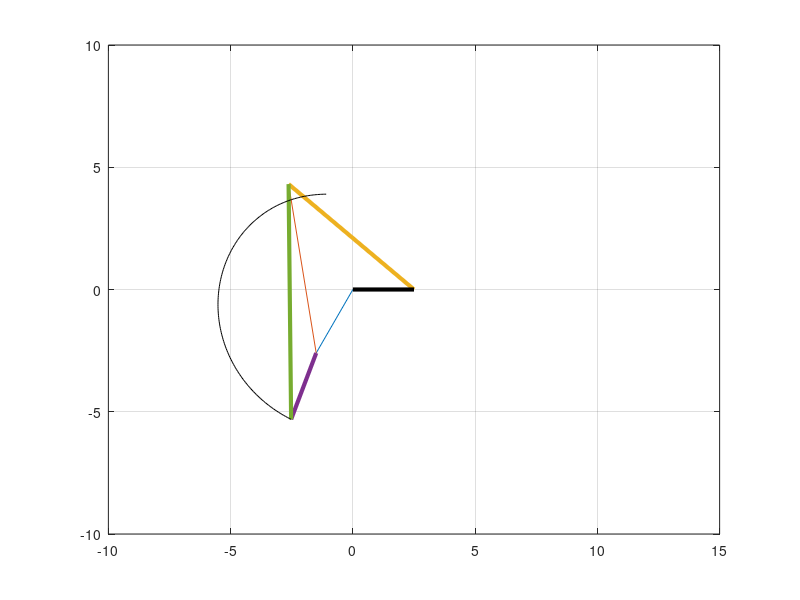

MATLAB code for this plot:
%FOUR BAR LINKAGE MECHANISM

clear all
close all

L0 = 2.5;
L1 = 3.0;
L2 = 7.0;
L3 = 6.7;

L_AP = 2.9;
alpha = 150;

theta2 = 60:1:240;
figure(1);
hold on; % Add this to keep the plot open for the path tracing

% Initialize arrays to store the path of point P
path_Px = [];
path_Py = [];

for i = 1:length(theta2)
    
  if theta2(i) > 360
   theta2(i) = theta2(i)-360;
  end
  
   AC(i) = sqrt(L0^2 + L1^2 - 2*L0*L1*cosd(theta2(i)));
   beta(i) = acosd((L0^2 + AC(i)^2 - L1^2) / (2*L0*AC(i)));
   psi(i) = acosd((L2^2 + AC(i)^2 - L3^2) / (2*L2*AC(i)));
   lamda(i) = acosd((L3^2 + AC(i)^2 - L2^2) / (2*L3*AC(i)));
   
   theta3(i) = psi(i) - beta(i);
   theta4(i) = 180 - lamda(i) - beta(i);
   
   if theta2(i) > 180
       theta3(i) = psi(i) + beta(i);
       theta4(i) = 180 - lamda(i) + beta(i);
   end
   
   %Define the joints position
   Ox(i) = 0;
   Oy(i) = 0;
   
   Ax(i) = Ox(i) + L1*cosd(theta2(i));
   Ay(i) = Oy(i) + L1*sind(theta2(i));
   
   Bx(i) = Ox(i) + Ax(i) + L2*cosd(theta3(i));
   By(i) = Oy(i) + Ay(i) + L2*sind(theta3(i));
   
   Cx(i) = L0;
   Cy(i) = 0;
   
   Px(i) = Ox(i) + Ax(i) + L_AP*cosd(alpha+theta3(i));
   Py(i) = Oy(i) + Ay(i) + L_AP*sind(alpha+theta3(i));

   %Store the point P coordinates in the path arrays
   path_Px = [path_Px, Px(i)];
   path_Py = [path_Py, Py(i)];
   
   
   r = [ L2*cosd(theta3(i)), -L3*cosd(theta4(i));...
         L2*sind(theta3(i)), -L3*sind(theta4(i)) ];
    
   v = [ -L1*alpha*cosd(theta2(i)); -L1*alpha*sind(theta2(i))];
   
   w(i,:) = inv(r)*v;
   om2(i) = w(i,1);
   om4(i) = w(i,2);
   
   alpha_dot(i) = - (L1*om2(i)*cosd(theta2(i)) - L3*om4(i)*cosd(theta4(i)))/ ...
                    (L2*cosd(alpha) + L_AP*cosd(alpha));
                
   V_Px(i) = alpha_dot(i)*Px(i);
   V_Py(i) = alpha_dot(i)*Py(i);

   plot( [Ox(i) Ax(i)], [Oy(i) Ay(i)], [Ax(i) Bx(i)], [Ay(i) By(i)] ...
       , [Bx(i) Cx(i)], [By(i) Cy(i)], 'LineWidth',3)
   hold on;
   plot( [Ax(i) Px(i)], [Ay(i) Py(i)],'LineWidth',3)
   plot( [Bx(i) Px(i)], [By(i) Py(i)],'LineWidth',3)
   % Add a line plot to trace the path of point P
   plot(path_Px, path_Py, 'k'); % 'r' for a red path
   plot( [Ox(i) Cx(i)], [Oy(i) Cy(i)],'k','LineWidth',3);
    grid;
    axis equal;
    axis([-10 15 -10 10]);
    drawnow;
    hold off;
    
end

